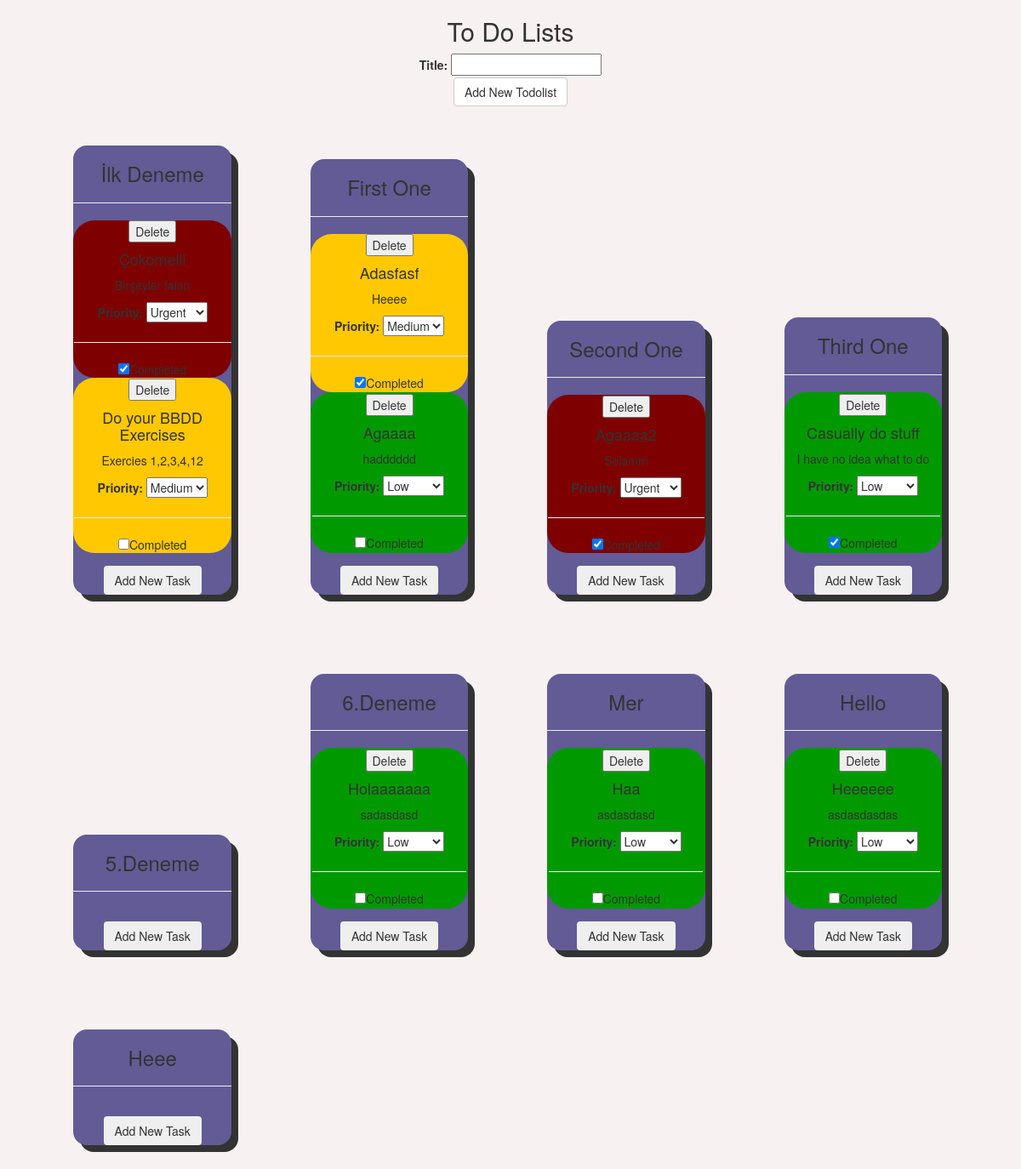
Before: /todolists/ with the older database file.
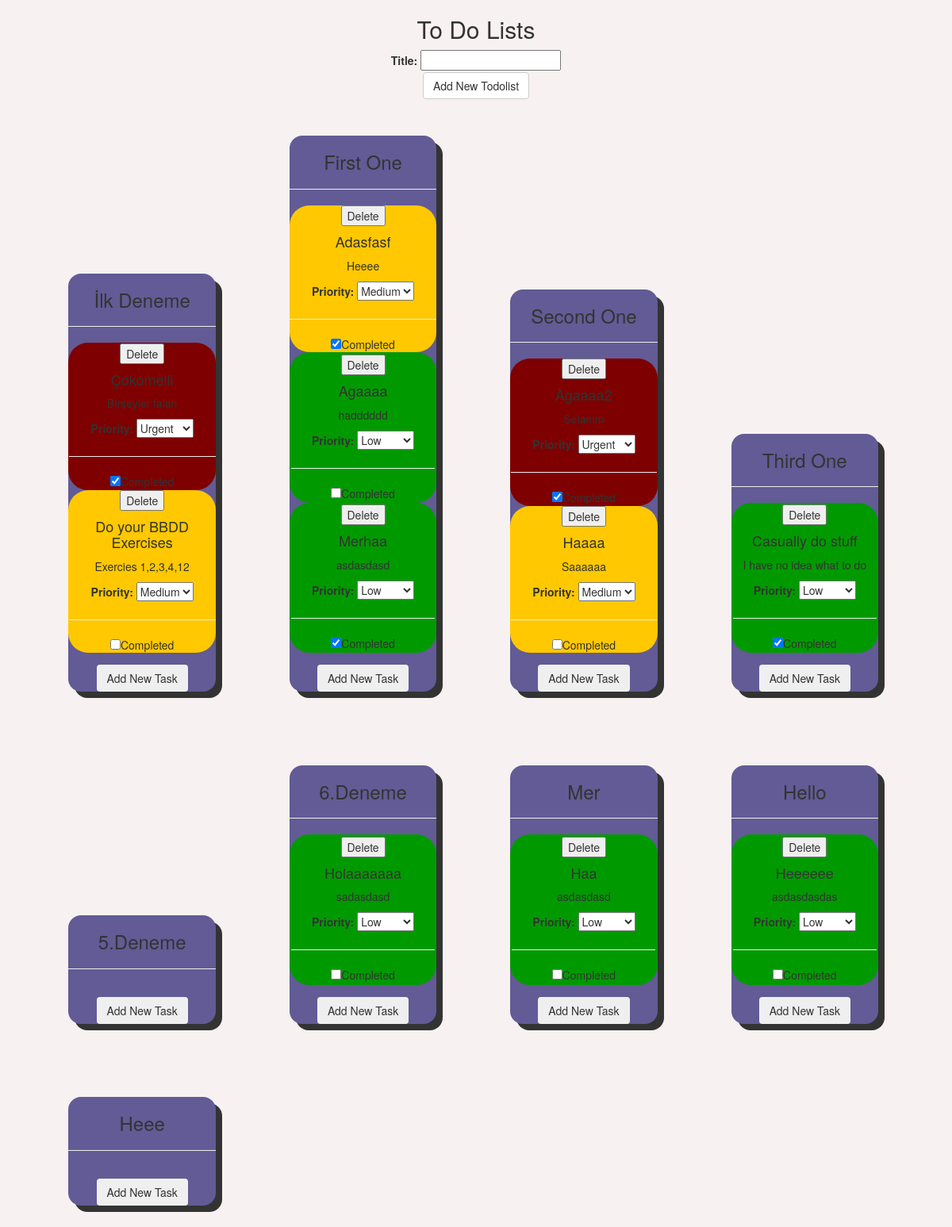
After: the same page with the newer database file.
### todo_app/models.py (models this page shows, shortened)
class ToDoListModel(models.Model):
    title = models.CharField(max_length= 100, unique= True)

class Task(models.Model):
    class Priority(models.TextChoices):
        URGENT = "URGENT", _("Urgent")
        MEDIUM = "MEDIUM", _("Medium")
        LOW = "LOW", _("Low")
    title = models.CharField(max_length = 100)
    description = models.TextField(null=True, blank=True)
    priority = models.CharField(max_length = 6,default = Priority.LOW, choices = Priority)
    due_date = models.DateTimeField(default = one_week_hence)
    created_date = models.DateTimeField(auto_now_add=True)
    todo_list = models.ForeignKey(ToDoListModel, on_delete = models.CASCADE)
    done = models.BooleanField(default = False)
    class Meta:
        ordering = ["due_date"]

### todo_app/views.py (the view, shortened to what this page needs)
# urls.py: path('todolists/', ToDoListPage ,name= "todolists"),
def ToDoListPage(req):
    ToDoLists = ToDoListModel.objects.all
    form = TodoForm()
    taskForm = TaskForm()
    context = {
        "forms": form,
        "taskForms" : taskForm,
        "todolists" : ToDoLists,
        "tasks" : Task.objects.all
    }
    return render(req, '../templates/todo_app/todolistmodel_list.html', context)

### todo_app/forms.py
class TodoForm(forms.ModelForm):
    class Meta:
        model = ToDoListModel
        fields = "__all__"

class TaskForm(forms.ModelForm):
    class Meta:
        model = Task
        fields = ["title","description","priority","due_date"]

### todo_app/models.py (called while the page is built)
def one_week_hence():
    return timezone.now() + timezone.timedelta(days=7)

### templates/todo_app/todolistmodel_list.html (shortened to what this page needs)
{% load static %}
<!DOCTYPE html>
<html>
    <head>
        <link rel="stylesheet" href="https://maxcdn.bootstrapcdn.com/bootstrap/3.3.7/css/bootstrap.min.css">
        <link rel="stylesheet" href="{% static '/styles/style.css'%}">
    </head>
    <body>
        <div class = "header">
            <h2> To Do Lists</h2>
            <div  class="submit_form">
                <form  method="POST">
                    {{forms}}
                    <center>
                        <input type="submit" class="btn btn-default" value="Add New Todolist" name = "todolistForm_Btn"/>
                    </center>
                </form>
            </div>
        </div>
        <ul class = "all_lists">
            {% for object in todolists %}
            <li class = "todolist">
                <h3>{{ object.title }}</h3>
                <hr/>
                {% for task in tasks%}
                    {%if task.todo_list == object %}
                    <div class = "task-{{task.priority}}">
                        <div class "task-container">
                            <form method="POST" action="{% url 'delete_task' task.id %}">
                                <button type="submit" class "delete-task">Delete</button>
                            </form>
                        </div>
                        <h4>{{task.title}}</h4>
                        <p>{{task.description}}</p>
                        <label for="priorities {{ task.id}}">Priority:</label>
                        <select name = "Priorities" id = "priorities {{ task.id}}">
                            <option value="Urgent" {%if task.priority == "URGENT"%}selected {%endif%}>Urgent</option>
                            <option value="Medium"{%if task.priority == "MEDIUM"%}selected {%endif%}>Medium</option>
                            <option value="Low"{%if task.priority == "LOW"%}selected {%endif%}>Low</option>
                        </select>
                        <hr/>
                        <input type="checkbox" class="task-checkbox" data-task-id="{{ task.id }}" {% if task.done %}checked{% endif %}/>Completed </input>
                    </div>
                    {% endif %}
                {% endfor %}
                <div class = "task-form-div">
                </div>
                    <center>
                        <button id = "{{object.id}}" class="btn"/>Add New Task </button>
                    </center>
                    {% empty %}
                    <li>No objects yet.</li>
                    <button> Add New Task </button>
                {% endfor %}
            </li>
        </ul>
    </body>
</html>

Changed rows visible on the page:
added Task: title "Merhaa", description "asdasdasd", Priorities "Low", done "☑", shown under ToDoListModel "First One"
added Task: title "Haaaa", description "Saaaaaa", Priorities "Medium", shown under ToDoListModel "Second One"
